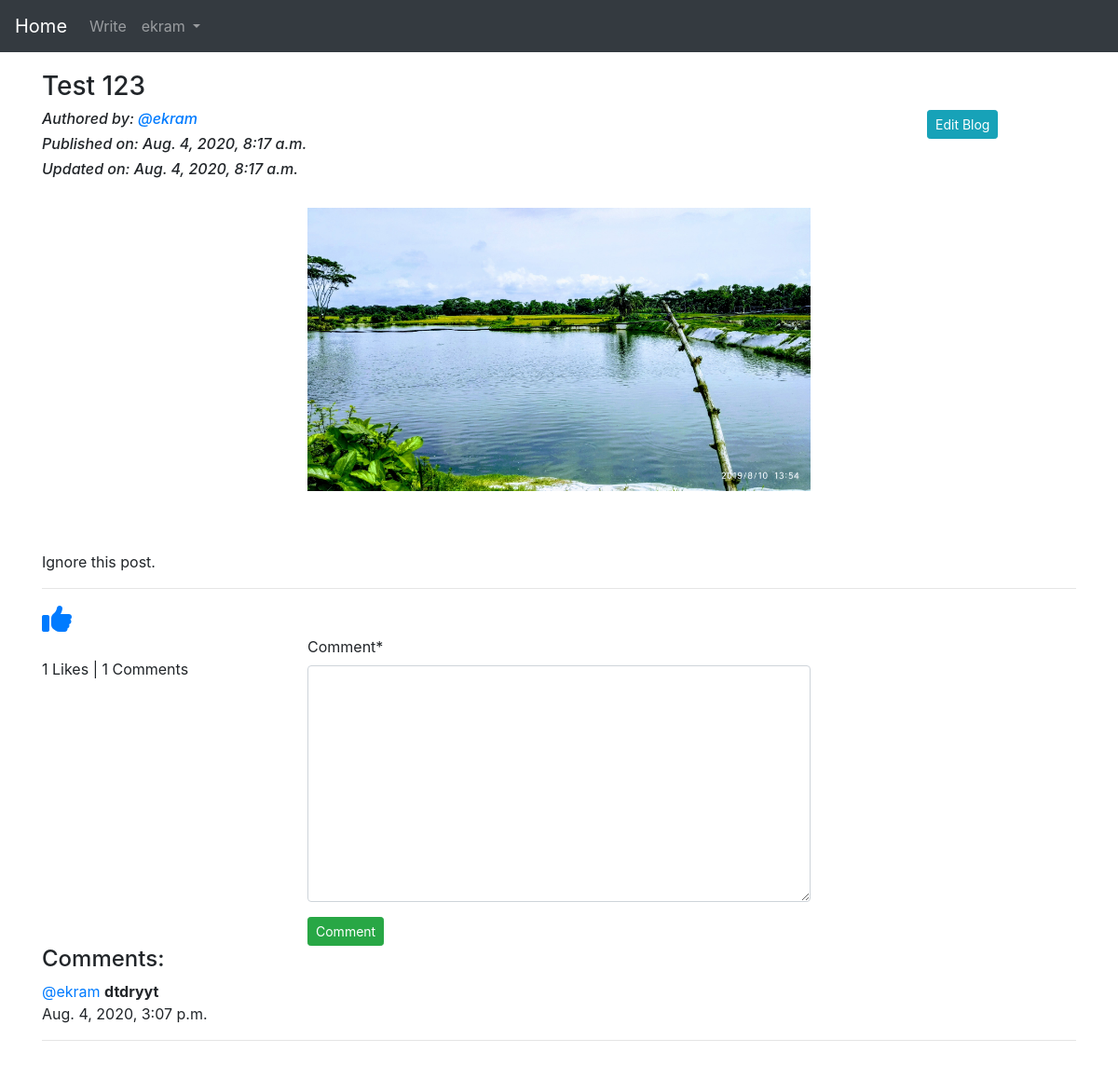
/blog/details/Test-123-8b33e696-6673-4508-af25-e526b53f9eff (signed in), run on the app's committed database.
### App_Blog/models.py (models this page shows, shortened)
class Blog(models.Model):
    author = models.ForeignKey(User, on_delete = models.CASCADE, related_name='post_author')
    blog_title = models.CharField(max_length = 264, verbose_name = 'Input your title')
    slug = models.SlugField(max_length = 264, unique = True)
    blog_content = models.TextField(verbose_name = 'What is on your mind ?')
    blog_image = models.ImageField(upload_to = 'blog_images',verbose_name = 'Image')
    publish_date = models.DateTimeField(auto_now_add = True)
    update_date = models.DateTimeField(auto_now = True)
    class Meta:
        ordering = ('-publish_date',)

class Comment(models.Model):
    blog = models.ForeignKey(Blog, on_delete = models.CASCADE, related_name = 'blog_comment')
    user = models.ForeignKey(User, on_delete = models.CASCADE, related_name = 'user_comment')
    comment = models.TextField(max_length = 264)
    comment_date = models.DateTimeField(auto_now_add = True)

### App_Blog/views.py (the view, shortened to what this page needs)
# urls.py: path('details/<str:slug>',views.blog_details, name='blog_details'),
@login_required
def blog_details(request, slug):
    blog = Blog.objects.get(slug=slug)
    comment_form = CommentForm()
    already_liked = Likes.objects.filter(blog=blog,user=request.user)
    if already_liked:
        liked = True
    else:
        liked = False
    return render(request,'App_Blog/blog_details.html',context={'blog':blog,'comment_form':comment_form,'liked':liked})

### App_Blog/forms.py
class CommentForm(forms.ModelForm):
    class Meta:
        model = Comment
        fields = ('comment',)

### templates/App_Blog/blog_details.html (shortened to what this page needs)
{% extends 'base.html' %}
{% load crispy_forms_tags %}
{% block body_block %}
<h3>{{blog.blog_title}}</h3>
<div class="row">
  <div class="col-sm-4">
    <h6><i>Authored by: <a href="#">@{{blog.author}}</a></i></h6>
    <h6><i>Published on: {{blog.publish_date}}</i></h6>
    <h6><i>Updated on: {{blog.update_date}}</i></h6><br>
  </div>
  <div class="col-sm-6">
  </div>
  <div class="col-sm-2">
    {% if blog.author == user %}
    <a href="{% url 'App_Blog:edit_blog' pk=blog.pk %}" class="btn btn-info btn-sm">Edit Blog</a>
    {% endif %}
  </div>
</div>
<div class="row">
  <div class="col-sm-3">
  </div>
  <div class="col-sm-6">
    <img src="/media/{{blog.blog_image}}" alt="{{blog.blog_image}}" width="100%">
  </div>
  <div class="col-sm-3">
  </div>
</div>
<br><br>
<p>{{blog.blog_content|linebreaks}}</p><hr>
{% if not liked %}
<a href="{% url 'App_Blog:liked' pk=blog.pk %}"><i class="far fa-thumbs-up fa-2x"></i></a>
{% else %}
<a href="{% url 'App_Blog:unliked' pk=blog.pk%}"><i class="fas fa-thumbs-up fa-2x"></i></a>
{% endif %}
<div class="row">
  <div class="col-sm-3">
    <br><p>{{blog.liked_blog.count}} Likes | {{blog.blog_comment.count}} Comments</p>
  </div>
  <div class="col-sm-6">
    <form method="POST">
      {{comment_form|crispy}}
      <button type="submit" class="btn btn-success btn-sm">Comment</button>
    </form>
  </div>
  <div class="col-sm-3">
  </div>
</div>
<h4>Comments:</h4>
{% for comment in blog.blog_comment.all %}
<p><a href="#">@{{comment.user}} </a><b>{{comment.comment}}</b><br>{{comment.comment_date}}</p><hr>
{% endfor %}
<br><br><br>
{% endblock %}

### templates/base.html (shortened to what this page needs)
<!DOCTYPE html>
<html lang="en" dir="ltr">
  <head>
    <link rel="stylesheet" href="https://stackpath.bootstrapcdn.com/bootstrap/4.5.0/css/bootstrap.min.css">
  </head>
  <body>
    <nav class="navbar navbar-expand-lg navbar-dark bg-dark">
  <a class="navbar-brand" href="{% url 'index' %}">Home</a>
  <div class="collapse navbar-collapse" id="navbarNavDropdown">
    <ul class="navbar-nav">
      {% if user.is_authenticated %}
      <li class="nav-item">
        <a class="nav-link" href="{% url 'App_Blog:create_blog' %}">Write</a>
      </li>
      <li class="nav-item dropdown">
        <a class="nav-link dropdown-toggle" href="{% url 'index' %}" id="navbarDropdownMenuLink" data-toggle="dropdown" aria-haspopup="true" aria-expanded="false">
          {{user.username}}
        </a>
          {% endif %}
      </li>
    </ul>
  </div>
</nav>
<div style="padding-top:20px" class="container">
  {% block body_block %}
  {% endblock %}
</div>
  </body>
</html>

### data on the page
Blog: blog_title "Test 123", author "ekram", publish_date "Aug. 4, 2020, 8:17 a.m.", update_date "Aug. 4, 2020, 8:17 a.m.", blog_image (picture), blog_content "Ignore this post.", liked_blog.count "1", blog_comment.count "1"
Comment: user "ekram", comment "dtdryyt", comment_date "Aug. 4, 2020, 3:07 p.m."

### other printed values
{{ user.username }} "ekram"
